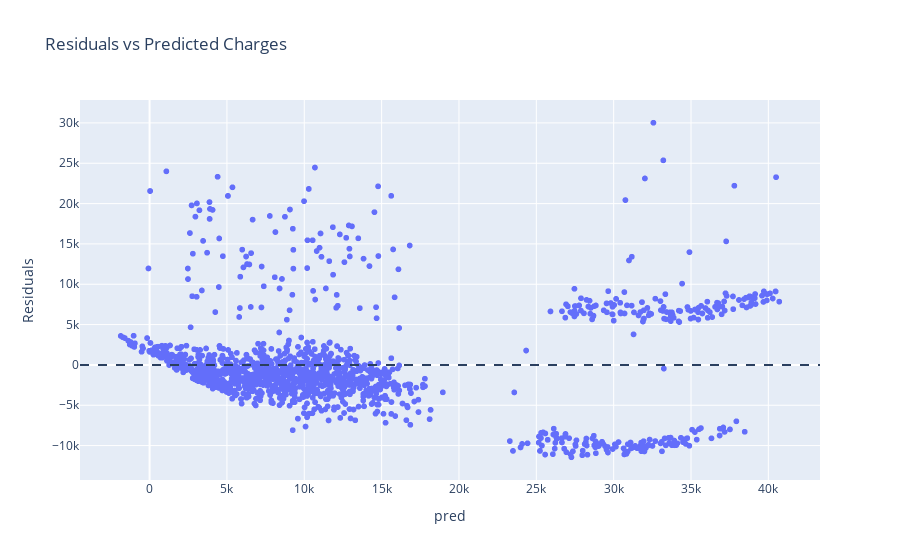

Notebook code for this chart:
### Markdown cell above
## Residual Plot

### Code cell
df_new['Residuals'] = df_new[TARGET] - df_new['pred']
fig = px.scatter(df_new, x='pred', y='Residuals', title='Residuals vs Predicted Charges')
fig.add_hline(y=0, line_dash="dash")
fig.show()

### Figure 1 — Plotly figure (JSON) as saved in the notebook; plotly's stock layout.template omitted (floating-point values rounded to 4 significant figures; data arrays with more than 128 entries replaced by an {"elided": "..."} marker saying what was removed)
{"data": [{"hovertemplate": "pred=%{x}<br>Residuals=%{y}<extra></extra>", "legendgroup": "", "marker": {"color": "#636efa", "symbol": "circle"}, "mode": "markers", "name": "", "showlegend": false, "type": "scattergl", "x": {"elided": "2772 float values"}, "xaxis": "x", "y": {"elided": "2772 float values"}, "yaxis": "y"}], "layout": {"legend": {"tracegroupgap": 0}, "shapes": [{"line": {"dash": "dash"}, "type": "line", "x0": 0, "x1": 1, "xref": "x domain", "y0": 0, "y1": 0, "yref": "y"}], "title": {"text": "Residuals vs Predicted Charges"}, "xaxis": {"anchor": "y", "domain": [0, 1], "title": {"text": "pred"}}, "yaxis": {"anchor": "x", "domain": [0, 1], "title": {"text": "Residuals"}}}}
